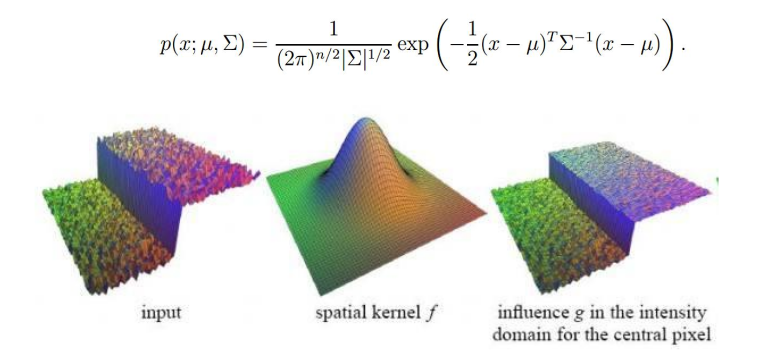
//> input picture 7.9/计算机视觉概述/images/DoG.png, 769 x 358 px
$ ./fourier ../images/DoG.png 30   (built with g++ and OpenCV 4)
//> lines starting //> are read from the running program, lines starting //| are printed output that depends on the picture
#include <opencv2/opencv.hpp>

int main(int argc, char* argv[]) {
    cv::Mat src = cv::imread(argv[1]);
//> src is the input picture: 358 rows x 769 cols, CV_8UC3; mean B, G, R 219.5, 221.8, 222.3
    cv::Mat dst;
    cv::Mat padded; // 填充后的图像
    cv::Mat complexI; // 复数形式的频谱图

    cv::cvtColor(src, src, cv::COLOR_BGR2GRAY); // 转换为灰度图
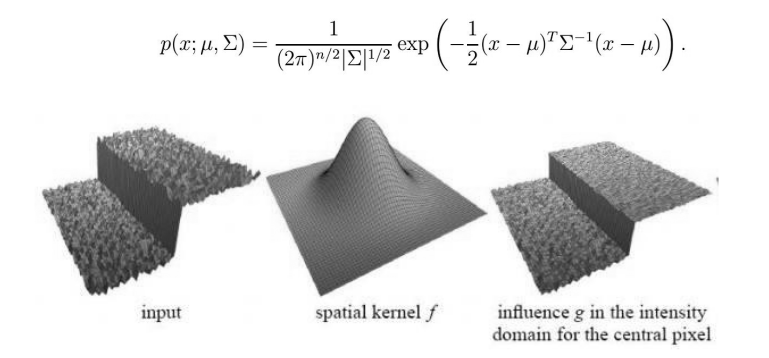
//> src: 358 rows x 769 cols, CV_8UC1; min 1, max 255, mean 221.7
    src.convertTo(padded, CV_32F); // 转换为浮点型
    int m = cv::getOptimalDFTSize(padded.rows);
//> m = 360
    int n = cv::getOptimalDFTSize(padded.cols);
//> n = 800

    cv::copyMakeBorder(padded, padded, 0, m - padded.rows, 0, n - padded.cols, cv::BORDER_CONSTANT, cv::Scalar::all(0)); // 填充图像
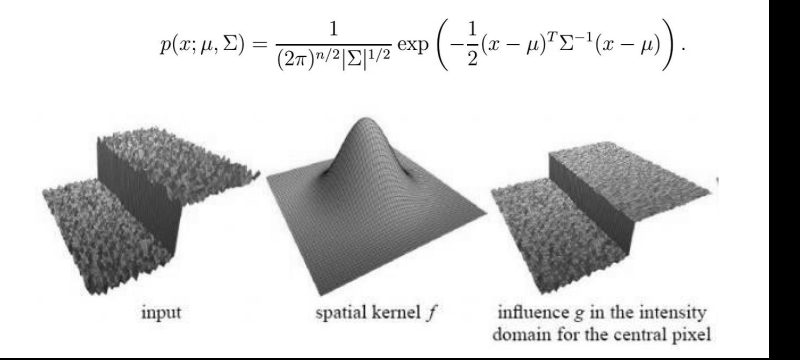
//> padded: 360 rows x 800 cols, CV_32FC1; min 0, max 255, mean 211.9

    cv::dft(padded, complexI, cv::DFT_COMPLEX_OUTPUT); // 傅里叶变换
    // 分成四个象限
    cv::Mat q0 = complexI(cv::Rect(0, 0, complexI.cols / 2, complexI.rows / 2));
    cv::Mat q1 = complexI(cv::Rect(complexI.cols / 2, 0, complexI.cols / 2, complexI.rows / 2));
    cv::Mat q2 = complexI(cv::Rect(0, complexI.rows / 2, complexI.cols / 2, complexI.rows / 2));
    cv::Mat q3 = complexI(cv::Rect(complexI.cols / 2, complexI.rows / 2, complexI.cols / 2, complexI.rows / 2));
    // 交换象限
    cv::Mat tmp;
    q0.copyTo(tmp);
    q3.copyTo(q0);
    tmp.copyTo(q3);
    q1.copyTo(tmp);
    q2.copyTo(q1);
    tmp.copyTo(q2);

    // 生成低通滤波器
    int radius = std::stoi(argv[2]);
//> radius = 30
    cv::Mat lowPass = cv::Mat::zeros(complexI.size(), CV_32FC2);
    cv::Point center = cv::Point(lowPass.cols / 2, lowPass.rows / 2);
//> center = Point(400, 180)
    cv::circle(lowPass, center, radius, cv::Scalar(1), -1);

    // 滤波
    cv::mulSpectrums(complexI, lowPass, complexI, 0);

    cv::namedWindow("complexI", cv::WINDOW_NORMAL);
    cv::Mat plane[] = { cv::Mat::zeros(complexI.size(), CV_32F),
                        cv::Mat::zeros(complexI.size(), CV_32F) };
    cv::split(complexI, plane);
    cv::magnitude(plane[0], plane[1], plane[0]);    // 求幅值
//> plane[0]: 360 rows x 800 cols, CV_32FC1; min 0, max 61028744, mean 1696.6
    cv::log(plane[0] + cv::Scalar::all(1), plane[0]);   // 对数变换，方便显示
    cv::normalize(plane[0], plane[0], 0, 1, cv::NORM_MINMAX);   // 归一化
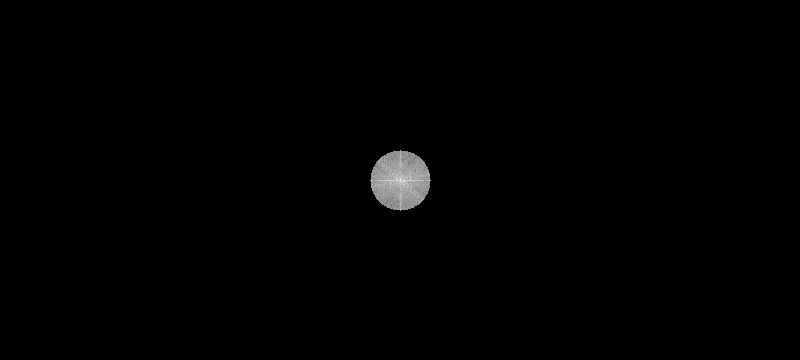
//> plane[0]: 360 rows x 800 cols, CV_32FC1; min 0, max 1, mean 0.0061
    cv::imshow("complexI", plane[0]);   // 显示频谱图

    // 交换象限
    q0.copyTo(tmp);
    q3.copyTo(q0);
    tmp.copyTo(q3);
    q1.copyTo(tmp);
    q2.copyTo(q1);
    tmp.copyTo(q2);

    cv::idft(complexI, dst, cv::DFT_SCALE | cv::DFT_REAL_OUTPUT); // 傅里叶逆变换
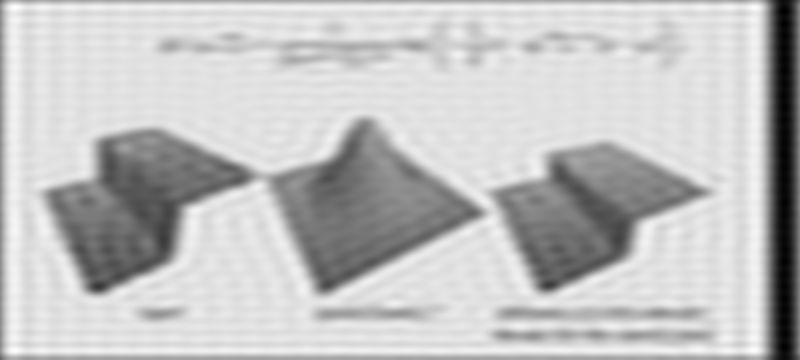
//> dst: 360 rows x 800 cols, CV_32FC1; min -47.22, max 294.5, mean 211.9; drawn with min black and max white

    cv::normalize(dst, dst, 0, 255, cv::NORM_MINMAX); // 归一化
    dst.convertTo(dst, CV_8UC1); // 转换为8位图
//> dst: 360 rows x 800 cols, CV_8UC1

    cv::namedWindow("src", cv::WINDOW_NORMAL);
    cv::namedWindow("dst", cv::WINDOW_NORMAL);
    cv::imshow("src", src);
    cv::imshow("dst", dst);

    cv::waitKey(0);
    return 0;
}
